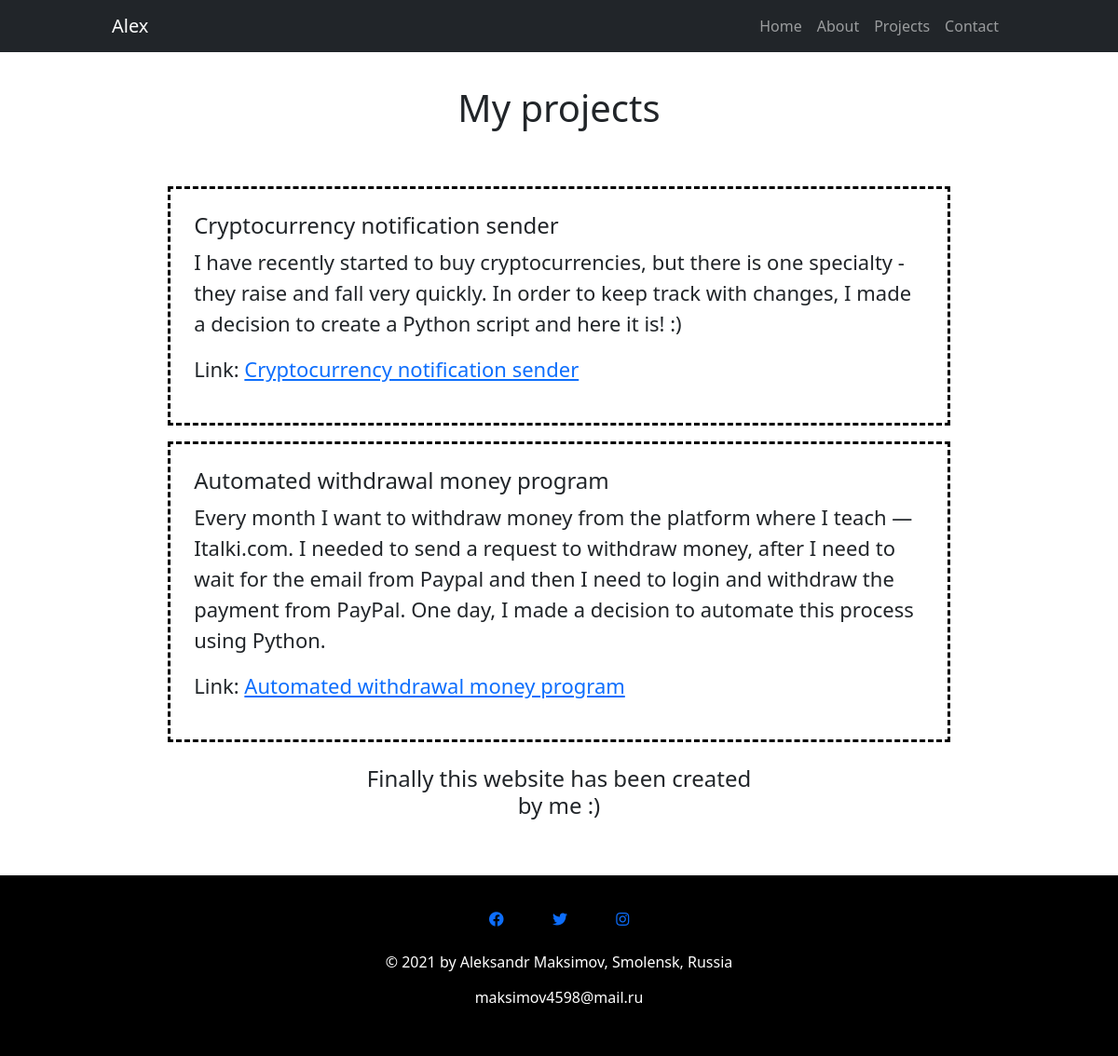
Page /projects on the earlier database version.
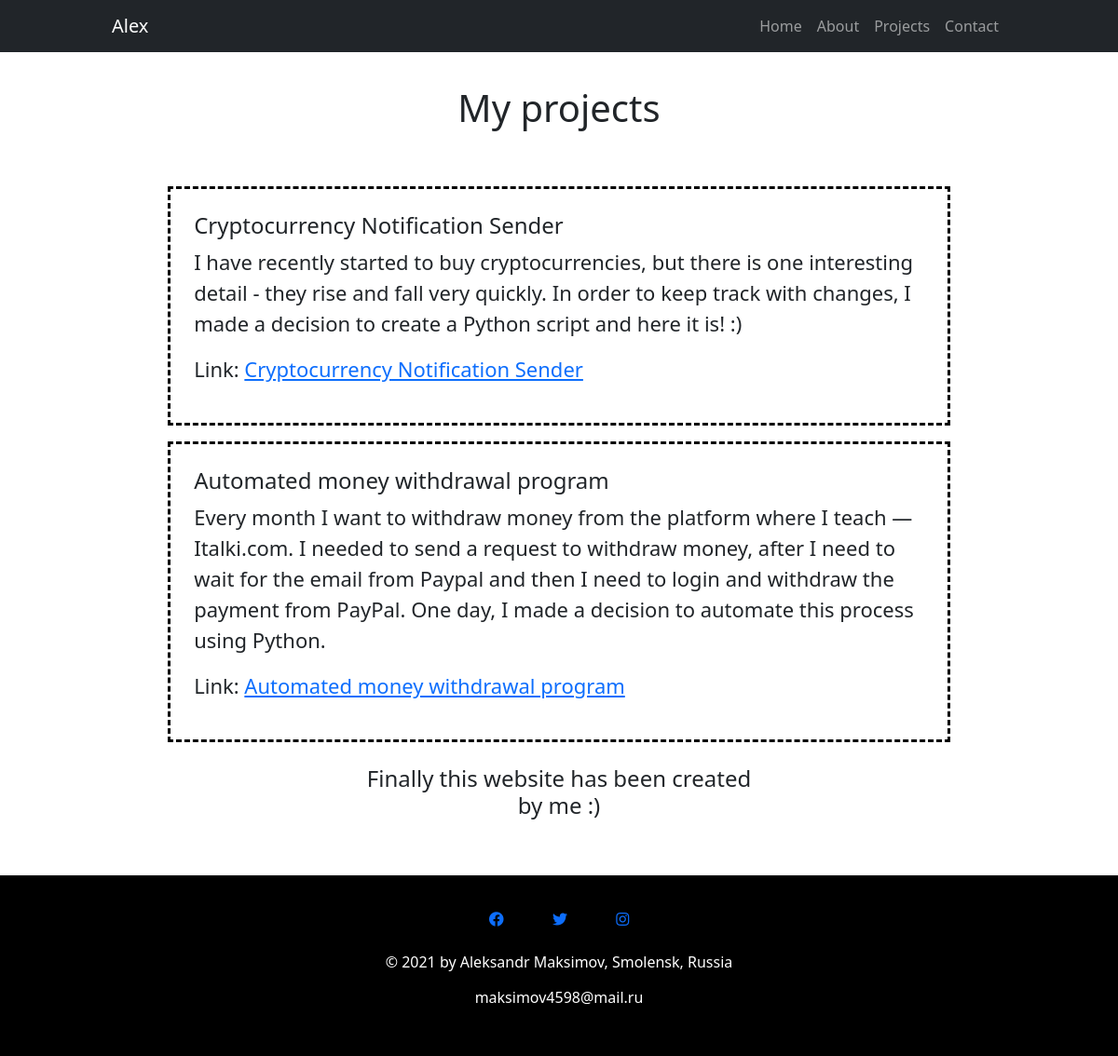
Same page on the later database version.
### main.py (models this page shows)
class Project(db.Model):
    __tablename__ = 'projects'
    id = db.Column(db.Integer, primary_key=True)
    title = db.Column(db.String(100), nullable=False)
    description = db.Column(db.String(1000), nullable=False)
    link = db.Column(db.String(100), nullable=False)

### main.py (the view)
@app.route('/projects')
def get_projects():
    all_posts = Project.query.all()
    return render_template('projects.html', projects=all_posts)

### templates/projects.html (shortened to what this page needs)
{% include 'header.html' %}
{% block content %}
<h1 class="title">My projects</h1>
<div class="projects">
    {% for project in projects %}
    <div class="project">
        <h4>{{ project.title }}</h4>
        <p>{{ project.description }}</p>
        <p>Link: <a href="{{ project.link }}">{{ project.title }}</a></p>
    </div>
    {% endfor %}
    <h4 class="title">Finally this website has been created by me :)</h4>
</div>
{% endblock %}
{% include 'footer.html' %}

### templates/header.html (shortened to what this page needs)
<!DOCTYPE html>
<html lang="en">
{% block head %}
<head>
    <link rel="stylesheet" href="static/styles.css">
    <link href="https://cdn.jsdelivr.net/npm/bootstrap@5.1.3/dist/css/bootstrap.min.css" rel="stylesheet"
>
    <link rel="stylesheet" href="https://pro.fontawesome.com/releases/v5.10.0/css/all.css"
 />
</head>
{% endblock %}
<nav class="navbar navbar-expand-sm navbar-dark bg-dark">
    <div class="navbar-brand">
        Alex
    </div>
    <div class="collapse navbar-collapse" id="navbarNavDropdown">
        <ul class="navbar-nav ms-auto text-center">
            <li class="nav-item">
                <a class="nav-link" href="{{ url_for('home') }}">Home</a>
            </li>
            <li class="nav-item">
                <a class="nav-link" href="{{ url_for('about') }}">About</a>
            </li>
            <li class="nav-item">
                <a class="nav-link" href="{{ url_for('get_projects') }}">Projects</a>
            </li>
            <li class="nav-item">
                <a class="nav-link" href="{{ url_for('contact') }}">Contact</a>
            </li>
        </ul>
    </div>
</nav>
</html>

### templates/footer.html
{% block footer %}
<footer>
    <div class="icons">
        <a href="https://www.facebook.com/profile.php?id=100004975201768" class="icon facebook-icon"><i class="fab fa-facebook"></i></a>
        <a href="https://twitter.com/sanchooz1" class="icon twitter-icon"><i class="fab fa-twitter"></i></a>
        <a href="https://www.instagram.com/_alexmaksimov_/" class="icon instagram-icon"><i class="fab fa-instagram"></i></a>
    </div>
    <p>© 2021 by Aleksandr Maksimov, Smolensk, Russia</p>
    <p>maksimov4598@mail.ru</p>
</footer>
{% endblock %}

### static/styles.css (style rules this page uses)
nav { padding: 0 10% 0 10%; }
.title { text-align: center; padding: 3% 15% 0 15%; margin: 0 10% 0 10%; }
.projects { margin: 5% 15%; font-size: 22px; }
.project { padding: 3%; border: dashed black; margin-top: 2%; }
footer { padding: 3% 0 3% 0; background-color: black; color: white; text-align: center; line-height: normal; }
.icons { margin-bottom: 2%; }
.icon { margin: 3% 2% 2% 2%; }

Differences in the rows shown:
removed Project: title "Automated withdrawal money program", description "Every month I want to withdraw money from the platform where I teach — Italki.com. I needed to send a request to withdraw money, after I need to wait for the email from Paypal and then I need to login and withdraw the payment from PayPal. One day, I made a decision to automate this process using Python."
added Project: title "Cryptocurrency Notification Sender", description "I have recently started to buy cryptocurrencies, but there is one interesting detail - they rise and fall very quickly. In order to keep track with changes, I made a decision to create a Python script and here it is! :)"
changed Project: title "Cryptocurrency notification sender" → "Automated money withdrawal program"; description "I have recently started to buy cryptocurrencies, but there is one specialty - they raise and fall very quickly. In order to keep track with changes, I made a decision to create a Python script and here it is! :)" → "Every month I want to withdraw money from the platform where I teach — Italki.com. I needed to send a request to withdraw money, after I need to wait for the email from Paypal and then I need to login and withdraw the payment from PayPal. One day, I made a decision to automate this process using Python."
